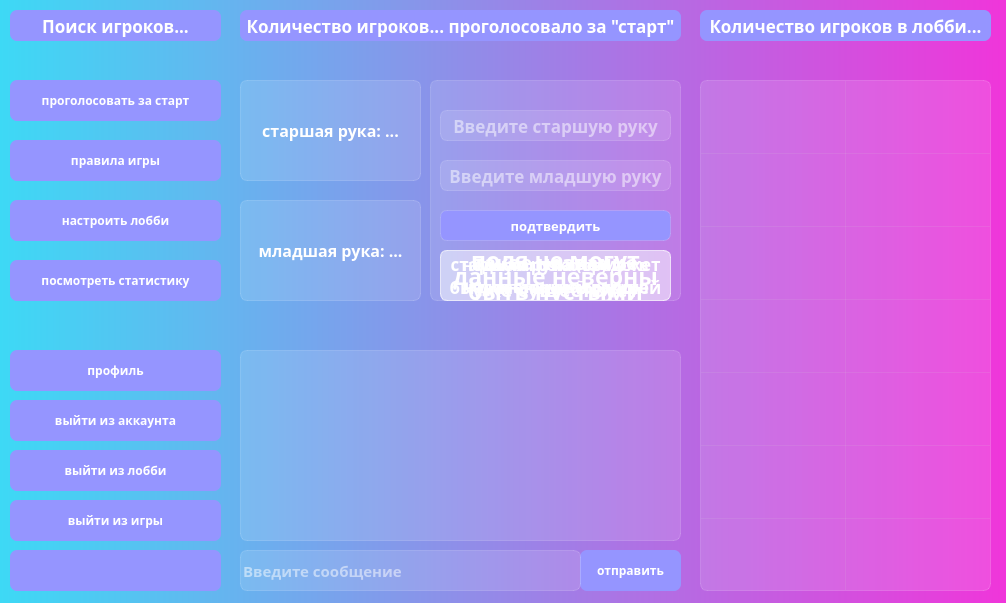
<?xml version="1.0" encoding="UTF-8"?>
<ui version="4.0">
 <class>Lobby</class>
 <widget class="QMainWindow" name="Lobby">
  <property name="geometry">
   <rect>
    <x>0</x>
    <y>0</y>
    <width>1006</width>
    <height>603</height>
   </rect>
  </property>
  <property name="windowTitle">
   <string>MainWindow</string>
  </property>
  <property name="styleSheet">
   <string notr="true">background-color: qlineargradient(spread:pad, x1:0, y1:0, x2:1, y2:0, stop:0 rgb(61, 217, 245), stop:1 rgb(240, 53, 218));
font-family: ljk_OCRA;
         font-weight: bold;
            color: rgb(255, 255, 255);
            border-style: solid;</string>
  </property>
  <widget class="QWidget" name="centralwidget">
   <widget class="QFrame" name="label_all">
    <property name="geometry">
     <rect>
      <x>0</x>
      <y>0</y>
      <width>1011</width>
      <height>601</height>
     </rect>
    </property>
    <property name="styleSheet">
     <string notr="true">background-color: none</string>
    </property>
    <property name="frameShape">
     <enum>QFrame::StyledPanel</enum>
    </property>
    <property name="frameShadow">
     <enum>QFrame::Raised</enum>
    </property>
    <widget class="QLabel" name="label_exists">
     <property name="geometry">
      <rect>
       <x>440</x>
       <y>250</y>
       <width>231</width>
       <height>51</height>
      </rect>
     </property>
     <property name="font">
      <font>
       <family>ljk_OCRA</family>
       <pointsize>15</pointsize>
       <bold>true</bold>
      </font>
     </property>
     <property name="styleSheet">
      <string notr="true">background-color: rgba(255,255,255,30);
border: 1px solid rgba(255,255,255,40);
border-style: solid;
font-family: ljk_OCRA;
border-radius: 7px;</string>
     </property>
     <property name="text">
      <string>такое название
уже существует</string>
     </property>
     <property name="alignment">
      <set>Qt::AlignCenter</set>
     </property>
    </widget>
    <widget class="QPushButton" name="btn_logout">
     <property name="geometry">
      <rect>
       <x>10</x>
       <y>400</y>
       <width>211</width>
       <height>41</height>
      </rect>
     </property>
     <property name="cursor">
      <cursorShape>OpenHandCursor</cursorShape>
     </property>
     <property name="styleSheet">
      <string notr="true">border-radius: 7px;
background-color: rgb(149, 149, 255);</string>
     </property>
     <property name="text">
      <string>выйти из аккаунта</string>
     </property>
     <property name="icon">
      <iconset resource="icon.qrc">
       <normaloff>:/newPrefix/icons/cil-account-logout.png</normaloff>:/newPrefix/icons/cil-account-logout.png</iconset>
     </property>
    </widget>
    <widget class="QPushButton" name="btn_rules">
     <property name="geometry">
      <rect>
       <x>10</x>
       <y>140</y>
       <width>211</width>
       <height>41</height>
      </rect>
     </property>
     <property name="cursor">
      <cursorShape>OpenHandCursor</cursorShape>
     </property>
     <property name="styleSheet">
      <string notr="true">background-color: rgb(149, 149, 255);
border-radius: 7px;</string>
     </property>
     <property name="text">
      <string>правила игры</string>
     </property>
     <property name="icon">
      <iconset resource="icon.qrc">
       <normaloff>:/newPrefix/icons/cil-notes.png</normaloff>:/newPrefix/icons/cil-notes.png</iconset>
     </property>
    </widget>
    <widget class="QLabel" name="label_2">
     <property name="geometry">
      <rect>
       <x>10</x>
       <y>10</y>
       <width>211</width>
       <height>31</height>
      </rect>
     </property>
     <property name="layoutDirection">
      <enum>Qt::LeftToRight</enum>
     </property>
     <property name="styleSheet">
      <string notr="true">font-size: 17px;
border-radius: 7px;
background-color: rgb(149, 149, 255);</string>
     </property>
     <property name="text">
      <string>Поиск игроков...</string>
     </property>
     <property name="textFormat">
      <enum>Qt::PlainText</enum>
     </property>
     <property name="alignment">
      <set>Qt::AlignCenter</set>
     </property>
    </widget>
    <widget class="QFrame" name="frame_add">
     <property name="geometry">
      <rect>
       <x>430</x>
       <y>80</y>
       <width>251</width>
       <height>221</height>
      </rect>
     </property>
     <property name="font">
      <font>
       <family>ljk_OCRA</family>
       <pointsize>18</pointsize>
       <bold>true</bold>
      </font>
     </property>
     <property name="styleSheet">
      <string notr="true">background-color: rgba(255,255,255,30);
border: 1px solid rgba(255,255,255,40);
border-style: solid;
font-family: ljk_OCRA;
border-radius: 7px;

</string>
     </property>
     <widget class="QPushButton" name="btn_confirm">
      <property name="geometry">
       <rect>
        <x>10</x>
        <y>130</y>
        <width>231</width>
        <height>31</height>
       </rect>
      </property>
      <property name="font">
       <font>
        <family>ljk_OCRA</family>
        <pointsize>10</pointsize>
        <bold>true</bold>
       </font>
      </property>
      <property name="cursor">
       <cursorShape>OpenHandCursor</cursorShape>
      </property>
      <property name="styleSheet">
       <string notr="true">background-color: rgb(149, 149, 255);
border-radius: 7px;</string>
      </property>
      <property name="text">
       <string>подтвердить</string>
      </property>
      <property name="icon">
       <iconset resource="icon.qrc">
        <normaloff>:/newPrefix/icons/cil-chevron-bottom.png</normaloff>:/newPrefix/icons/cil-chevron-bottom.png</iconset>
      </property>
     </widget>
     <widget class="QLineEdit" name="lineEdit_small_blind">
      <property name="geometry">
       <rect>
        <x>10</x>
        <y>80</y>
        <width>231</width>
        <height>31</height>
       </rect>
      </property>
      <property name="font">
       <font>
        <family>ljk_OCRA</family>
        <pointsize>13</pointsize>
        <bold>true</bold>
       </font>
      </property>
      <property name="styleSheet">
       <string notr="true">font-family: ljk_OCRA;
         font-weight: bold;
            color: rgb(255, 255, 255);
            border-style: solid;
            border-radius:21px;
border-radius: 7px;</string>
      </property>
      <property name="inputMask">
       <string/>
      </property>
      <property name="alignment">
       <set>Qt::AlignCenter</set>
      </property>
      <property name="placeholderText">
       <string>Введите младшую руку</string>
      </property>
     </widget>
     <widget class="QLineEdit" name="lineEdit_big_blind">
      <property name="geometry">
       <rect>
        <x>10</x>
        <y>30</y>
        <width>231</width>
        <height>31</height>
       </rect>
      </property>
      <property name="font">
       <font>
        <family>ljk_OCRA</family>
        <pointsize>13</pointsize>
        <bold>true</bold>
       </font>
      </property>
      <property name="styleSheet">
       <string notr="true">font-family: ljk_OCRA;
         font-weight: bold;
            color: rgb(255, 255, 255);
            border-style: solid;
            border-radius:21px;
border-radius: 7px;</string>
      </property>
      <property name="inputMask">
       <string/>
      </property>
      <property name="alignment">
       <set>Qt::AlignCenter</set>
      </property>
      <property name="placeholderText">
       <string>Введите старшую руку</string>
      </property>
     </widget>
    </widget>
    <widget class="QTextEdit" name="textEdit">
     <property name="geometry">
      <rect>
       <x>240</x>
       <y>350</y>
       <width>441</width>
       <height>191</height>
      </rect>
     </property>
     <property name="styleSheet">
      <string notr="true">background-color: rgba(255,255,255,30);
border: 1px solid rgba(255,255,255,40);
border-style: solid;
font-family: ljk_OCRA;
border-radius: 7px;
font-size: 15px;</string>
     </property>
    </widget>
    <widget class="QPushButton" name="btn_profile">
     <property name="geometry">
      <rect>
       <x>10</x>
       <y>350</y>
       <width>211</width>
       <height>41</height>
      </rect>
     </property>
     <property name="cursor">
      <cursorShape>OpenHandCursor</cursorShape>
     </property>
     <property name="styleSheet">
      <string notr="true">background-color: rgb(149, 149, 255);
border-radius: 7px;</string>
     </property>
     <property name="text">
      <string>профиль</string>
     </property>
     <property name="icon">
      <iconset resource="icon.qrc">
       <normaloff>:/newPrefix/icons/cil-home.png</normaloff>:/newPrefix/icons/cil-home.png</iconset>
     </property>
    </widget>
    <widget class="QLabel" name="label_3">
     <property name="geometry">
      <rect>
       <x>240</x>
       <y>10</y>
       <width>441</width>
       <height>31</height>
      </rect>
     </property>
     <property name="styleSheet">
      <string notr="true">font-size: 17px;
border-radius: 7px;
background-color: rgb(149, 149, 255);</string>
     </property>
     <property name="text">
      <string>Количество игроков... проголосовало за &quot;старт&quot;</string>
     </property>
     <property name="alignment">
      <set>Qt::AlignCenter</set>
     </property>
    </widget>
    <widget class="QLabel" name="label_empty">
     <property name="geometry">
      <rect>
       <x>440</x>
       <y>250</y>
       <width>231</width>
       <height>51</height>
      </rect>
     </property>
     <property name="font">
      <font>
       <family>ljk_OCRA</family>
       <pointsize>17</pointsize>
       <bold>true</bold>
      </font>
     </property>
     <property name="styleSheet">
      <string notr="true">background-color: rgba(255,255,255,30);
border: 1px solid rgba(255,255,255,40);
border-style: solid;
font-family: ljk_OCRA;
border-radius: 7px;</string>
     </property>
     <property name="text">
      <string>поля не могут
быть пустыми</string>
     </property>
     <property name="alignment">
      <set>Qt::AlignCenter</set>
     </property>
    </widget>
    <widget class="QLabel" name="label_small_blind">
     <property name="geometry">
      <rect>
       <x>240</x>
       <y>200</y>
       <width>181</width>
       <height>101</height>
      </rect>
     </property>
     <property name="font">
      <font>
       <family>ljk_OCRA</family>
       <pointsize>12</pointsize>
       <bold>true</bold>
      </font>
     </property>
     <property name="styleSheet">
      <string notr="true">background-color: rgba(255,255,255,30);
border: 1px solid rgba(255,255,255,40);
border-style: solid;
font-family: ljk_OCRA;
border-radius: 7px;
</string>
     </property>
     <property name="text">
      <string>младшая рука: ...</string>
     </property>
     <property name="alignment">
      <set>Qt::AlignCenter</set>
     </property>
    </widget>
    <widget class="QLabel" name="label_big_blind">
     <property name="geometry">
      <rect>
       <x>240</x>
       <y>80</y>
       <width>181</width>
       <height>101</height>
      </rect>
     </property>
     <property name="font">
      <font>
       <family>ljk_OCRA</family>
       <pointsize>12</pointsize>
       <bold>true</bold>
      </font>
     </property>
     <property name="styleSheet">
      <string notr="true">background-color: rgba(255,255,255,30);
border: 1px solid rgba(255,255,255,40);
border-style: solid;
font-family: ljk_OCRA;
border-radius: 7px;
</string>
     </property>
     <property name="text">
      <string>старшая рука: ...</string>
     </property>
     <property name="alignment">
      <set>Qt::AlignCenter</set>
     </property>
    </widget>
    <widget class="QPushButton" name="btn_exitgame">
     <property name="geometry">
      <rect>
       <x>10</x>
       <y>500</y>
       <width>211</width>
       <height>41</height>
      </rect>
     </property>
     <property name="cursor">
      <cursorShape>OpenHandCursor</cursorShape>
     </property>
     <property name="styleSheet">
      <string notr="true">background-color: rgb(149, 149, 255);
border-radius: 7px;</string>
     </property>
     <property name="text">
      <string>выйти из игры</string>
     </property>
     <property name="icon">
      <iconset resource="icon.qrc">
       <normaloff>:/newPrefix/icons/cil-door.png</normaloff>:/newPrefix/icons/cil-door.png</iconset>
     </property>
    </widget>
    <widget class="QPushButton" name="btn_admin">
     <property name="enabled">
      <bool>false</bool>
     </property>
     <property name="geometry">
      <rect>
       <x>10</x>
       <y>550</y>
       <width>211</width>
       <height>41</height>
      </rect>
     </property>
     <property name="cursor">
      <cursorShape>OpenHandCursor</cursorShape>
     </property>
     <property name="styleSheet">
      <string notr="true">border-radius: 7px;
image: url(:/newPrefix/icons/cil-briefcase.png);
background-color: rgb(149, 149, 255);</string>
     </property>
     <property name="text">
      <string/>
     </property>
    </widget>
    <widget class="QTableWidget" name="tableWidget">
     <property name="geometry">
      <rect>
       <x>700</x>
       <y>80</y>
       <width>291</width>
       <height>511</height>
      </rect>
     </property>
     <property name="styleSheet">
      <string notr="true">background-color: rgba(255,255,255,30);
border: 1px solid rgba(255,255,255,40);
border-style: solid;
font-family: ljk_OCRA;
border-radius: 7px;
font-size: 14px</string>
     </property>
     <property name="frameShadow">
      <enum>QFrame::Raised</enum>
     </property>
     <property name="lineWidth">
      <number>1</number>
     </property>
     <property name="midLineWidth">
      <number>0</number>
     </property>
     <property name="verticalScrollBarPolicy">
      <enum>Qt::ScrollBarAlwaysOff</enum>
     </property>
     <property name="horizontalScrollBarPolicy">
      <enum>Qt::ScrollBarAlwaysOff</enum>
     </property>
     <property name="sizeAdjustPolicy">
      <enum>QAbstractScrollArea::AdjustIgnored</enum>
     </property>
     <property name="autoScroll">
      <bool>false</bool>
     </property>
     <property name="autoScrollMargin">
      <number>22</number>
     </property>
     <property name="dragEnabled">
      <bool>false</bool>
     </property>
     <property name="dragDropMode">
      <enum>QAbstractItemView::NoDragDrop</enum>
     </property>
     <property name="alternatingRowColors">
      <bool>false</bool>
     </property>
     <property name="selectionMode">
      <enum>QAbstractItemView::NoSelection</enum>
     </property>
     <property name="textElideMode">
      <enum>Qt::ElideMiddle</enum>
     </property>
     <property name="horizontalScrollMode">
      <enum>QAbstractItemView::ScrollPerItem</enum>
     </property>
     <property name="gridStyle">
      <enum>Qt::SolidLine</enum>
     </property>
     <property name="sortingEnabled">
      <bool>true</bool>
     </property>
     <property name="rowCount">
      <number>7</number>
     </property>
     <property name="columnCount">
      <number>2</number>
     </property>
     <attribute name="horizontalHeaderVisible">
      <bool>false</bool>
     </attribute>
     <attribute name="horizontalHeaderCascadingSectionResizes">
      <bool>false</bool>
     </attribute>
     <attribute name="horizontalHeaderMinimumSectionSize">
      <number>97</number>
     </attribute>
     <attribute name="horizontalHeaderDefaultSectionSize">
      <number>145</number>
     </attribute>
     <attribute name="horizontalHeaderHighlightSections">
      <bool>true</bool>
     </attribute>
     <attribute name="horizontalHeaderShowSortIndicator" stdset="0">
      <bool>true</bool>
     </attribute>
     <attribute name="horizontalHeaderStretchLastSection">
      <bool>true</bool>
     </attribute>
     <attribute name="verticalHeaderVisible">
      <bool>false</bool>
     </attribute>
     <attribute name="verticalHeaderCascadingSectionResizes">
      <bool>false</bool>
     </attribute>
     <attribute name="verticalHeaderDefaultSectionSize">
      <number>73</number>
     </attribute>
     <attribute name="verticalHeaderShowSortIndicator" stdset="0">
      <bool>false</bool>
     </attribute>
     <attribute name="verticalHeaderStretchLastSection">
      <bool>false</bool>
     </attribute>
     <row>
      <property name="text">
       <string/>
      </property>
      <property name="textAlignment">
       <set>AlignCenter</set>
      </property>
     </row>
     <row>
      <property name="text">
       <string/>
      </property>
      <property name="textAlignment">
       <set>AlignCenter</set>
      </property>
     </row>
     <row>
      <property name="text">
       <string/>
      </property>
      <property name="textAlignment">
       <set>AlignCenter</set>
      </property>
     </row>
     <row>
      <property name="text">
       <string/>
      </property>
      <property name="textAlignment">
       <set>AlignCenter</set>
      </property>
     </row>
     <row/>
     <row/>
     <row/>
     <column>
      <property name="text">
       <string/>
      </property>
     </column>
     <column>
      <property name="text">
       <string/>
      </property>
     </column>
     <item row="0" column="0">
      <property name="text">
       <string/>
      </property>
      <property name="font">
       <font>
        <pointsize>13</pointsize>
        <bold>true</bold>
       </font>
      </property>
      <property name="textAlignment">
       <set>AlignCenter</set>
      </property>
     </item>
     <item row="0" column="1">
      <property name="text">
       <string/>
      </property>
      <property name="font">
       <font>
        <pointsize>13</pointsize>
       </font>
      </property>
      <property name="textAlignment">
       <set>AlignCenter</set>
      </property>
     </item>
     <item row="1" column="0">
      <property name="text">
       <string/>
      </property>
      <property name="font">
       <font>
        <pointsize>13</pointsize>
        <bold>true</bold>
       </font>
      </property>
      <property name="textAlignment">
       <set>AlignCenter</set>
      </property>
     </item>
     <item row="1" column="1">
      <property name="text">
       <string/>
      </property>
      <property name="font">
       <font>
        <pointsize>13</pointsize>
       </font>
      </property>
      <property name="textAlignment">
       <set>AlignCenter</set>
      </property>
     </item>
     <item row="2" column="0">
      <property name="text">
       <string/>
      </property>
      <property name="font">
       <font>
        <pointsize>13</pointsize>
        <bold>true</bold>
       </font>
      </property>
      <property name="textAlignment">
       <set>AlignCenter</set>
      </property>
     </item>
     <item row="2" column="1">
      <property name="text">
       <string/>
      </property>
      <property name="font">
       <font>
        <pointsize>13</pointsize>
        <bold>false</bold>
       </font>
      </property>
      <property name="textAlignment">
       <set>AlignCenter</set>
      </property>
     </item>
     <item row="3" column="0">
      <property name="text">
       <string/>
      </property>
      <property name="font">
       <font>
        <pointsize>13</pointsize>
        <bold>true</bold>
       </font>
      </property>
      <property name="textAlignment">
       <set>AlignCenter</set>
      </property>
     </item>
     <item row="3" column="1">
      <property name="text">
       <string/>
      </property>
      <property name="font">
       <font>
        <pointsize>13</pointsize>
       </font>
      </property>
      <property name="textAlignment">
       <set>AlignCenter</set>
      </property>
     </item>
     <item row="4" column="0">
      <property name="text">
       <string/>
      </property>
      <property name="font">
       <font>
        <pointsize>13</pointsize>
        <bold>true</bold>
       </font>
      </property>
      <property name="textAlignment">
       <set>AlignCenter</set>
      </property>
     </item>
     <item row="4" column="1">
      <property name="text">
       <string/>
      </property>
      <property name="font">
       <font>
        <pointsize>13</pointsize>
       </font>
      </property>
      <property name="textAlignment">
       <set>AlignCenter</set>
      </property>
     </item>
     <item row="5" column="0">
      <property name="text">
       <string/>
      </property>
      <property name="font">
       <font>
        <pointsize>13</pointsize>
        <bold>true</bold>
       </font>
      </property>
      <property name="textAlignment">
       <set>AlignCenter</set>
      </property>
     </item>
     <item row="5" column="1">
      <property name="text">
       <string/>
      </property>
      <property name="font">
       <font>
        <pointsize>13</pointsize>
       </font>
      </property>
      <property name="textAlignment">
       <set>AlignCenter</set>
      </property>
     </item>
     <item row="6" column="0">
      <property name="text">
       <string/>
      </property>
      <property name="font">
       <font>
        <pointsize>13</pointsize>
        <bold>true</bold>
       </font>
      </property>
      <property name="textAlignment">
       <set>AlignCenter</set>
      </property>
     </item>
     <item row="6" column="1">
      <property name="text">
       <string/>
      </property>
      <property name="font">
       <font>
        <pointsize>13</pointsize>
       </font>
      </property>
      <property name="textAlignment">
       <set>AlignCenter</set>
      </property>
     </item>
    </widget>
    <widget class="QLabel" name="label">
     <property name="geometry">
      <rect>
       <x>700</x>
       <y>10</y>
       <width>291</width>
       <height>31</height>
      </rect>
     </property>
     <property name="styleSheet">
      <string notr="true">font-size: 17px;
border-radius: 7px;
background-color: rgb(149, 149, 255);</string>
     </property>
     <property name="text">
      <string>Количество игроков в лобби...</string>
     </property>
     <property name="alignment">
      <set>Qt::AlignCenter</set>
     </property>
    </widget>
    <widget class="QPushButton" name="btn_chat_send">
     <property name="geometry">
      <rect>
       <x>580</x>
       <y>550</y>
       <width>101</width>
       <height>41</height>
      </rect>
     </property>
     <property name="cursor">
      <cursorShape>OpenHandCursor</cursorShape>
     </property>
     <property name="styleSheet">
      <string notr="true">border-style: solid;
font-family: ljk_OCRA;
border-radius: 7px;
background-color: rgb(149, 149, 255);</string>
     </property>
     <property name="text">
      <string>отправить</string>
     </property>
     <property name="icon">
      <iconset resource="icon.qrc">
       <normaloff>:/newPrefix/icons/cil-cursor.png</normaloff>:/newPrefix/icons/cil-cursor.png</iconset>
     </property>
    </widget>
    <widget class="QLineEdit" name="lineEdit_chat_input">
     <property name="geometry">
      <rect>
       <x>240</x>
       <y>550</y>
       <width>341</width>
       <height>41</height>
      </rect>
     </property>
     <property name="styleSheet">
      <string notr="true">background-color: rgba(255,255,255,30);
border: 1px solid rgba(255,255,255,40);
border-style: solid;
font-family: ljk_OCRA;
border-radius: 7px;
font-size: 15px;</string>
     </property>
     <property name="placeholderText">
      <string>Введите сообщение</string>
     </property>
    </widget>
    <widget class="QPushButton" name="btn_configure">
     <property name="geometry">
      <rect>
       <x>10</x>
       <y>200</y>
       <width>211</width>
       <height>41</height>
      </rect>
     </property>
     <property name="cursor">
      <cursorShape>OpenHandCursor</cursorShape>
     </property>
     <property name="styleSheet">
      <string notr="true">
background-color: rgb(149, 149, 255);
border-radius: 7px;</string>
     </property>
     <property name="text">
      <string>настроить лобби</string>
     </property>
     <property name="icon">
      <iconset resource="icon.qrc">
       <normaloff>:/newPrefix/icons/cil-settings.png</normaloff>:/newPrefix/icons/cil-settings.png</iconset>
     </property>
    </widget>
    <widget class="QPushButton" name="btn_statistic">
     <property name="geometry">
      <rect>
       <x>10</x>
       <y>260</y>
       <width>211</width>
       <height>41</height>
      </rect>
     </property>
     <property name="cursor">
      <cursorShape>OpenHandCursor</cursorShape>
     </property>
     <property name="styleSheet">
      <string notr="true">
background-color: rgb(149, 149, 255);
border-radius: 7px;</string>
     </property>
     <property name="text">
      <string>посмотреть статистику</string>
     </property>
     <property name="icon">
      <iconset resource="icon.qrc">
       <normaloff>:/newPrefix/icons/cil-chart-line.png</normaloff>:/newPrefix/icons/cil-chart-line.png</iconset>
     </property>
    </widget>
    <widget class="QPushButton" name="btn_exit_lobby">
     <property name="geometry">
      <rect>
       <x>10</x>
       <y>450</y>
       <width>211</width>
       <height>41</height>
      </rect>
     </property>
     <property name="cursor">
      <cursorShape>OpenHandCursor</cursorShape>
     </property>
     <property name="styleSheet">
      <string notr="true">background-color: rgb(149, 149, 255);
border-radius: 7px;</string>
     </property>
     <property name="text">
      <string>выйти из лобби</string>
     </property>
     <property name="icon">
      <iconset resource="icon.qrc">
       <normaloff>:/newPrefix/icons/cil-power-standby.png</normaloff>:/newPrefix/icons/cil-power-standby.png</iconset>
     </property>
    </widget>
    <widget class="QPushButton" name="btn_gostart">
     <property name="geometry">
      <rect>
       <x>10</x>
       <y>80</y>
       <width>211</width>
       <height>41</height>
      </rect>
     </property>
     <property name="cursor">
      <cursorShape>OpenHandCursor</cursorShape>
     </property>
     <property name="styleSheet">
      <string notr="true">border-radius: 7px;
background-color: rgb(149, 149, 255);</string>
     </property>
     <property name="text">
      <string>проголосовать за старт</string>
     </property>
     <property name="icon">
      <iconset resource="icon.qrc">
       <normaloff>:/newPrefix/icons/cil-check-circle.png</normaloff>:/newPrefix/icons/cil-check-circle.png</iconset>
     </property>
    </widget>
    <widget class="QLabel" name="label_not_valid">
     <property name="geometry">
      <rect>
       <x>440</x>
       <y>250</y>
       <width>231</width>
       <height>51</height>
      </rect>
     </property>
     <property name="font">
      <font>
       <family>ljk_OCRA</family>
       <pointsize>17</pointsize>
       <bold>true</bold>
      </font>
     </property>
     <property name="styleSheet">
      <string notr="true">background-color: rgba(255,255,255,30);
border: 1px solid rgba(255,255,255,40);
border-style: solid;
font-family: ljk_OCRA;
border-radius: 7px;</string>
     </property>
     <property name="text">
      <string>данные неверны</string>
     </property>
     <property name="alignment">
      <set>Qt::AlignCenter</set>
     </property>
    </widget>
   </widget>
   <widget class="QLabel" name="label_load">
    <property name="geometry">
     <rect>
      <x>320</x>
      <y>150</y>
      <width>301</width>
      <height>304</height>
     </rect>
    </property>
    <property name="font">
     <font>
      <family>ljk_OCRA</family>
      <pointsize>9</pointsize>
      <bold>true</bold>
     </font>
    </property>
    <property name="styleSheet">
     <string notr="true">background-color: none;


</string>
    </property>
    <property name="text">
     <string/>
    </property>
   </widget>
   <widget class="QLabel" name="label_size_error">
    <property name="geometry">
     <rect>
      <x>440</x>
      <y>250</y>
      <width>231</width>
      <height>51</height>
     </rect>
    </property>
    <property name="font">
     <font>
      <family>ljk_OCRA</family>
      <pointsize>13</pointsize>
      <bold>true</bold>
     </font>
    </property>
    <property name="styleSheet">
     <string notr="true">background-color: rgba(255,255,255,30);
border: 1px solid rgba(255,255,255,40);
border-style: solid;
font-family: ljk_OCRA;
border-radius: 7px;</string>
    </property>
    <property name="text">
     <string>старшая рука не может
быть меньше младшей</string>
    </property>
    <property name="alignment">
     <set>Qt::AlignCenter</set>
    </property>
   </widget>
   <widget class="QLabel" name="label_not_enough">
    <property name="geometry">
     <rect>
      <x>440</x>
      <y>250</y>
      <width>231</width>
      <height>51</height>
     </rect>
    </property>
    <property name="font">
     <font>
      <family>ljk_OCRA</family>
      <pointsize>12</pointsize>
      <bold>true</bold>
     </font>
    </property>
    <property name="styleSheet">
     <string notr="true">background-color: rgba(255,255,255,30);
border: 1px solid rgba(255,255,255,40);
border-style: solid;
font-family: ljk_OCRA;
border-radius: 7px;</string>
    </property>
    <property name="text">
     <string>недостаточно средств
для старшей руки</string>
    </property>
    <property name="alignment">
     <set>Qt::AlignCenter</set>
    </property>
    <property name="wordWrap">
     <bool>false</bool>
    </property>
   </widget>
   <widget class="QLabel" name="label_not_enough_2">
    <property name="geometry">
     <rect>
      <x>440</x>
      <y>250</y>
      <width>231</width>
      <height>51</height>
     </rect>
    </property>
    <property name="font">
     <font>
      <family>ljk_OCRA</family>
      <pointsize>12</pointsize>
      <bold>true</bold>
     </font>
    </property>
    <property name="styleSheet">
     <string notr="true">background-color: rgba(255,255,255,30);
border: 1px solid rgba(255,255,255,40);
border-style: solid;
font-family: ljk_OCRA;
border-radius: 7px;</string>
    </property>
    <property name="text">
     <string>у игрока(ов)
недостаточно средств</string>
    </property>
    <property name="alignment">
     <set>Qt::AlignCenter</set>
    </property>
    <property name="wordWrap">
     <bool>false</bool>
    </property>
   </widget>
  </widget>
 </widget>
 <resources>
  <include location="icon.qrc"/>
 </resources>
 <connections/>
</ui>
